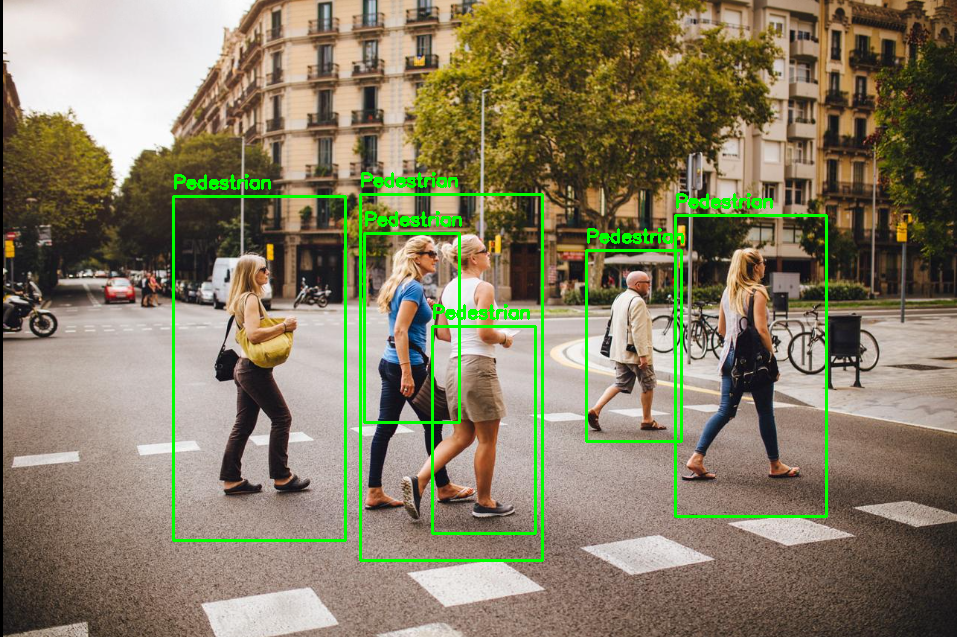
#> input picture Assignment 7/detected.png, 957 x 637 px
$ python pedestrian_detection.py --image detected.png
#> lines starting #> are read from the running program, lines starting #| are printed output that depends on the picture; after the words box and inside, x2 and y2 are one past the last pixel; in counts of white or black regions, pixels touching at a corner belong together
import argparse
import cv2


def detector():
    hog = cv2.HOGDescriptor()
    hog.setSVMDetector(
        cv2.HOGDescriptor_getDefaultPeopleDetector()
    )
    return hog


def detect_image(path, output="detected.png"):
#> called with path = 'detected.png', output = 'detected.png'
    img = cv2.imread(path)
#> img is the input picture: shape (637, 957, 3); mean B, G, R 98.4, 123.7, 132.1

    if img is None:
        raise FileNotFoundError(f"Could not read image: {path}")

    hog = detector()

    boxes, weights = hog.detectMultiScale(
        img,
        winStride=(8, 8),
        padding=(8, 8),
        scale=1.05
    )
#> boxes = [[367, 246, 85, 170], [586, 251, 92, 184], [438, 339, 93, 185], [178, 206, 164, 328], [669, 212, 158, 316]]; weights = [0.484, 0.895, 0.651, 0.881, 0.801]

    for (x, y, w, h), weight in zip(boxes, weights):
        cv2.rectangle(
            img,
            (x, y),
            (x + w, y + h),
            (0, 255, 0),
            2
        )

        cv2.putText(
            img,
            "Pedestrian",
            (x, y - 8),
            cv2.FONT_HERSHEY_SIMPLEX,
            0.6,
            (0, 255, 0),
            2
        )
#> this loop made 5 passes
#> (x, y, w, h, weight) on passes 1 to 5: (367, 246, 85, 170, 0.484), (586, 251, 92, 184, 0.895), (438, 339, 93, 185, 0.651), (178, 206, 164, 328, 0.881), (669, 212, 158, 316, 0.801)
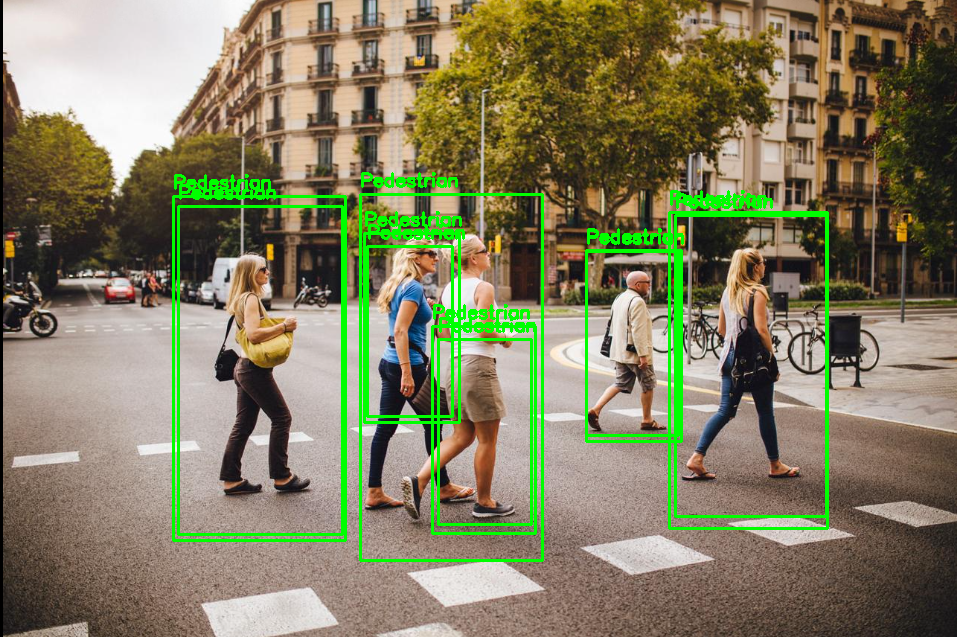
#> img: shape (637, 957, 3); 1.85% of pixels changed, all inside (x1, y1, x2, y2) = (177, 184, 829, 536)

    cv2.imwrite(output, img)

    print("Saved:", output)
    print("Detections:", len(boxes))
#| Detections: 5


if __name__ == "__main__":
    parser = argparse.ArgumentParser()
    parser.add_argument("--image", required=True)
    parser.add_argument("--output", default="detected.png")

    args = parser.parse_args()

    detect_image(args.image, args.output)
